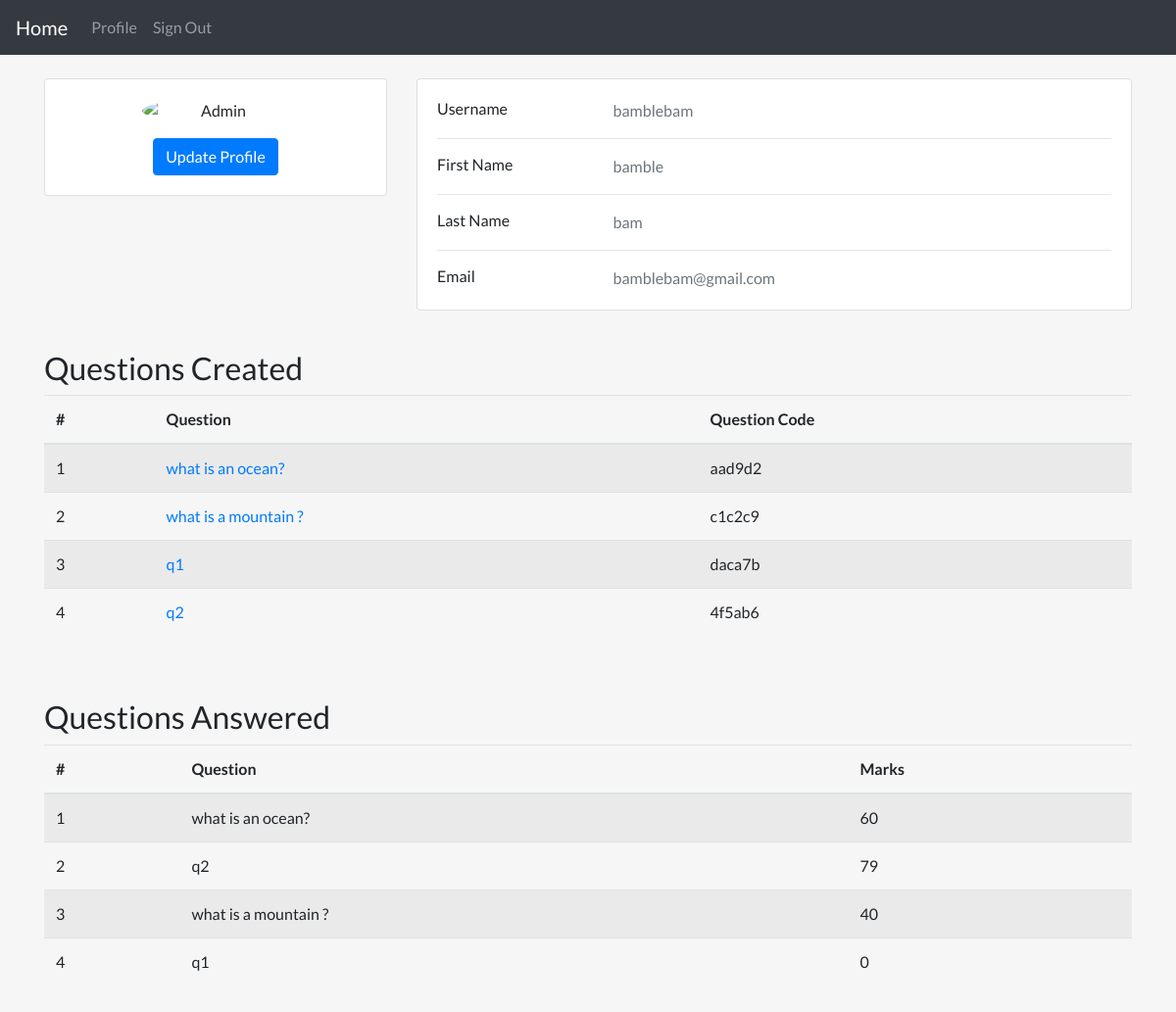
The page /dashboard/ (signed in) on the database as committed earlier.
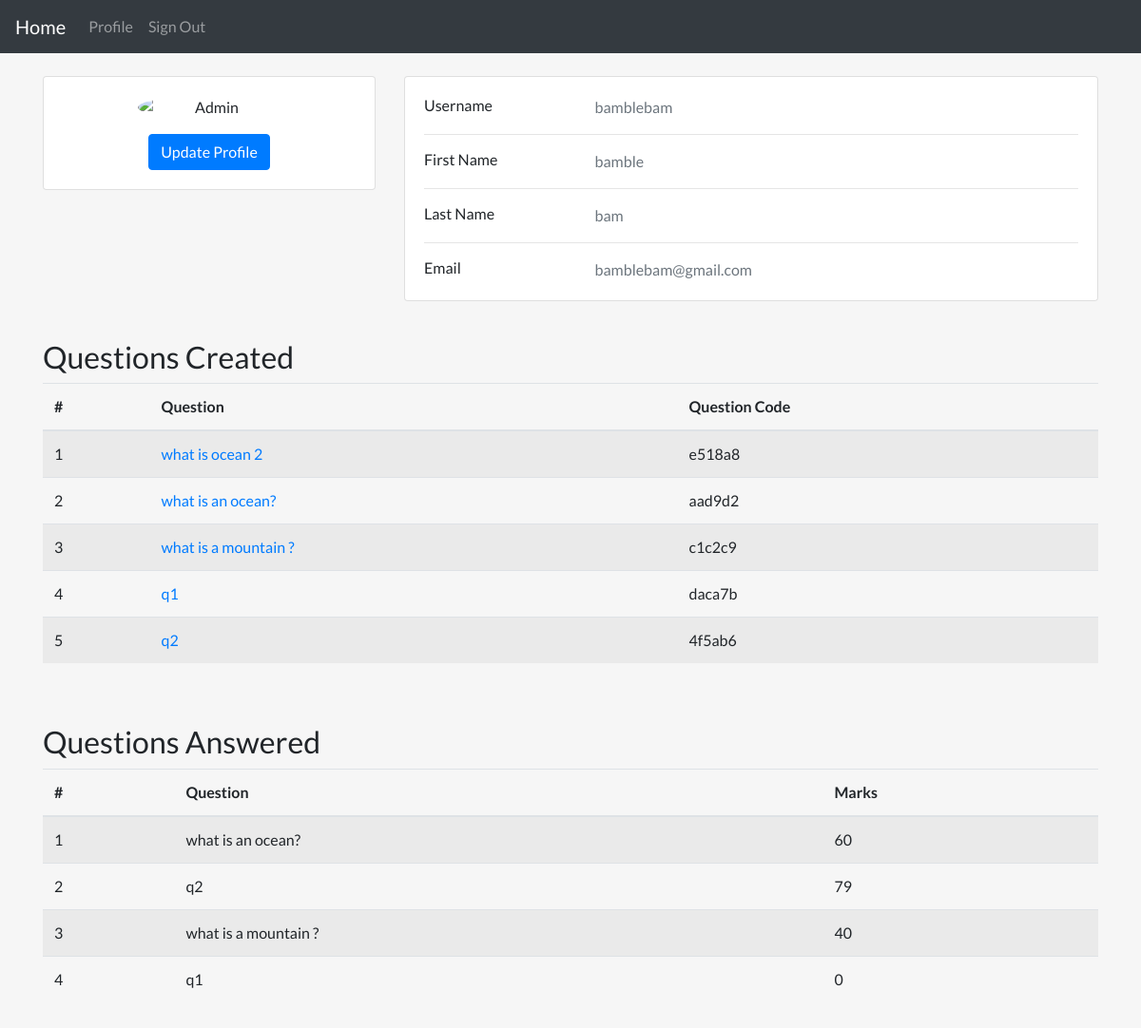
The same page on the database as committed later.
### quiz/models.py (models this page shows, shortened)
class Question(models.Model):
    author = models.ForeignKey(User, on_delete=models.CASCADE)
    title = models.CharField(max_length=200)
    model_answer = models.TextField(null=True)
    question_code = models.CharField(max_length=200, default=uuid4().hex[:6])
    slug = models.SlugField(max_length=255, null=True)
    date_added = models.DateTimeField(auto_now_add=True, null=True, blank=True)

class Response(models.Model):
    user = models.ForeignKey(User, null=False, on_delete=models.CASCADE)
    question = models.ForeignKey(
        Question, on_delete=models.CASCADE, related_name='responses')
    body = models.TextField(null=False)
    marks = models.IntegerField(default=0, validators=[
                                MinValueValidator(0), MaxValueValidator(100)])
    slug = models.SlugField(max_length=255, null=True)
    date_added = models.DateTimeField(auto_now_add=True, null=True, blank=True)

### user_auth/views.py (the view)
# urls.py: path("dashboard/", views.dashboard, name="dashboard"),
@login_required
def dashboard(request):
    user = request.user
    questions_created = Question.objects.filter(
        author=user).order_by("-date_added")
    questions_responded = Response.objects.filter(
        user=user).order_by("-date_added")
    context = {
        'questions': questions_created,
        'responses': questions_responded
    }
    return render(request, 'custom/dashboard.html', context=context)

### user_auth/templates/custom/dashboard.html (shortened to what this page needs)
{% extends 'layouts/normal_page.html' %}
{% block content %}
<div class="container my-4">
    <div class="main-body">
        <div class="row gutters-sm">
            <div class="col-md-4 mb-3">
                <div class="card">
                    <div class="card-body">
                        <div class="d-flex flex-column align-items-center text-center">
                            <img src="https://bootdey.com/img/Content/avatar/avatar7.png" alt="Admin"
                                class="rounded-circle" width="150">
                            <div class="mt-3">
                                <a href="{% url 'user-update' request.user.slug %}" class="btn btn-primary">Update
                                    Profile</a>
                            </div>
                        </div>
                    </div>
                </div>
            </div>
            <div class="col-md-8">
                <div class="card mb-3">
                    <div class="card-body">
                        <div class="row">
                            <div class="col-sm-3">
                                <h6 class="mb-0">Username</h6>
                            </div>
                            <div class="col-sm-9 text-secondary">
                                {{request.user.username}}
                            </div>
                        </div>
                        <hr>
                        <div class="row">
                            <div class="col-sm-3">
                                <h6 class="mb-0">First Name</h6>
                            </div>
                            <div class="col-sm-9 text-secondary">
                                {{request.user.first_name}}
                            </div>
                        </div>
                        <hr>
                        <div class="row">
                            <div class="col-sm-3">
                                <h6 class="mb-0">Last Name</h6>
                            </div>
                            <div class="col-sm-9 text-secondary">
                                {{request.user.last_name}}
                            </div>
                        </div>
                        <hr>
                        <div class="row">
                            <div class="col-sm-3">
                                <h6 class="mb-0">Email</h6>
                            </div>
                            <div class="col-sm-9 text-secondary">
                                {{request.user.email}}
                            </div>
                        </div>
                    </div>
                </div>
            </div>
        </div>
    </div>
</div>
<div class="container my-4">
    {% if questions|length %}
    <h2>Questions Created</h2>
    <table class="table table-striped">
        <thead>
            <tr>
                <th scope="col">#</th>
                <th scope="col">Question</th>
                <th scope="col">Question Code</th>
            </tr>
        </thead>
        <tbody>
            {% for question in questions %}
            <tr>
                <td>{{forloop.counter}}</td>
                <td><a href="{% url 'responses' question.slug %}">{{question.title}}</a></td>
                <td>{{question.question_code}}</td>
            </tr>
            {% endfor %}
        </tbody>
    </table>
    <br>
    {% endif %}
</div>
<div class="container my-4">
    {% if responses|length %}
    <h2>Questions Answered</h2>
    <table class="table table-striped">
        <thead>
            <tr>
                <th scope="col">#</th>
                <th scope="col">Question</th>
                <th scope="col">Marks</th>
            </tr>
        </thead>
        <tbody>
            {% for response in responses %}
            <tr>
                <td>{{forloop.counter}}</td>
                <td>{{response.question.title}}</td>
                <td>{{response.marks}}</td>
            </tr>
            {% endfor %}
        </tbody>
    </table>
    <br>
    {% endif %}
</div>
{% endblock %}

Rows that differ between the two databases and show on the page:
added Question: title "what is ocean 2", question_code "e518a8"
